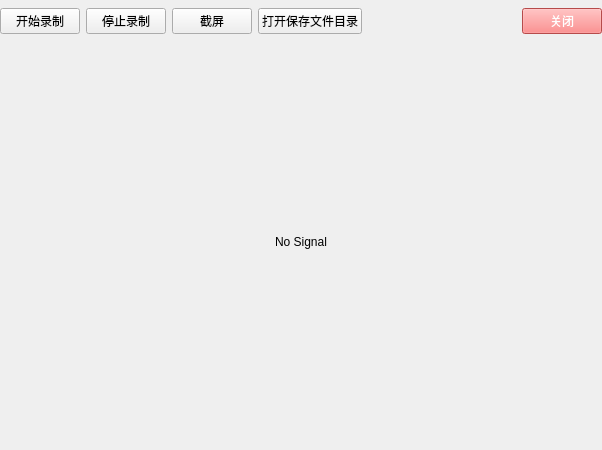
<?xml version="1.0" encoding="UTF-8"?>
<ui version="4.0">
 <class>MainWindow</class>
 <widget class="QMainWindow" name="MainWindow">
  <property name="geometry">
   <rect>
    <x>0</x>
    <y>0</y>
    <width>602</width>
    <height>450</height>
   </rect>
  </property>
  <property name="sizePolicy">
   <sizepolicy hsizetype="Fixed" vsizetype="Fixed">
    <horstretch>0</horstretch>
    <verstretch>0</verstretch>
   </sizepolicy>
  </property>
  <property name="windowTitle">
   <string>OpenCV2 + Qt Demo</string>
  </property>
  <widget class="QWidget" name="centralWidget">
   <layout class="QGridLayout" name="gridLayout_2">
    <property name="leftMargin">
     <number>0</number>
    </property>
    <property name="topMargin">
     <number>0</number>
    </property>
    <property name="rightMargin">
     <number>0</number>
    </property>
    <property name="bottomMargin">
     <number>0</number>
    </property>
    <property name="spacing">
     <number>0</number>
    </property>
    <item row="1" column="0">
     <layout class="QHBoxLayout" name="horizontalLayout_3"/>
    </item>
    <item row="0" column="0">
     <layout class="QGridLayout" name="gridLayout">
      <item row="0" column="5">
       <widget class="QPushButton" name="btn_exit">
        <property name="maximumSize">
         <size>
          <width>120</width>
          <height>16777215</height>
         </size>
        </property>
        <property name="styleSheet">
         <string notr="true">QPushButton{color:white;background-color:#FF6969}
QPushButton:hover
{background-color: #FF9696;border-color: white}</string>
        </property>
        <property name="text">
         <string>关闭</string>
        </property>
       </widget>
      </item>
      <item row="0" column="4">
       <spacer name="horizontalSpacer">
        <property name="orientation">
         <enum>Qt::Horizontal</enum>
        </property>
        <property name="sizeHint" stdset="0">
         <size>
          <width>40</width>
          <height>20</height>
         </size>
        </property>
       </spacer>
      </item>
      <item row="0" column="3">
       <widget class="QPushButton" name="btn_open_save_dir">
        <property name="text">
         <string>打开保存文件目录</string>
        </property>
       </widget>
      </item>
      <item row="0" column="0">
       <widget class="QPushButton" name="startRecordBtn">
        <property name="text">
         <string>开始录制</string>
        </property>
       </widget>
      </item>
      <item row="0" column="1">
       <widget class="QPushButton" name="stopRecordBtn">
        <property name="text">
         <string>停止录制</string>
        </property>
       </widget>
      </item>
      <item row="0" column="2">
       <widget class="QPushButton" name="btn_screenshoot">
        <property name="text">
         <string>截屏</string>
        </property>
       </widget>
      </item>
     </layout>
    </item>
    <item row="2" column="0">
     <layout class="QHBoxLayout" name="horizontalLayout_2">
      <property name="spacing">
       <number>0</number>
      </property>
      <item>
       <widget class="QLabel" name="label_screen_record">
        <property name="sizePolicy">
         <sizepolicy hsizetype="Fixed" vsizetype="Fixed">
          <horstretch>0</horstretch>
          <verstretch>0</verstretch>
         </sizepolicy>
        </property>
        <property name="minimumSize">
         <size>
          <width>600</width>
          <height>400</height>
         </size>
        </property>
        <property name="maximumSize">
         <size>
          <width>600</width>
          <height>400</height>
         </size>
        </property>
        <property name="styleSheet">
         <string notr="true"/>
        </property>
        <property name="text">
         <string>No Signal</string>
        </property>
        <property name="alignment">
         <set>Qt::AlignCenter</set>
        </property>
       </widget>
      </item>
     </layout>
    </item>
   </layout>
  </widget>
 </widget>
 <layoutdefault spacing="6" margin="11"/>
 <resources/>
 <connections/>
</ui>
